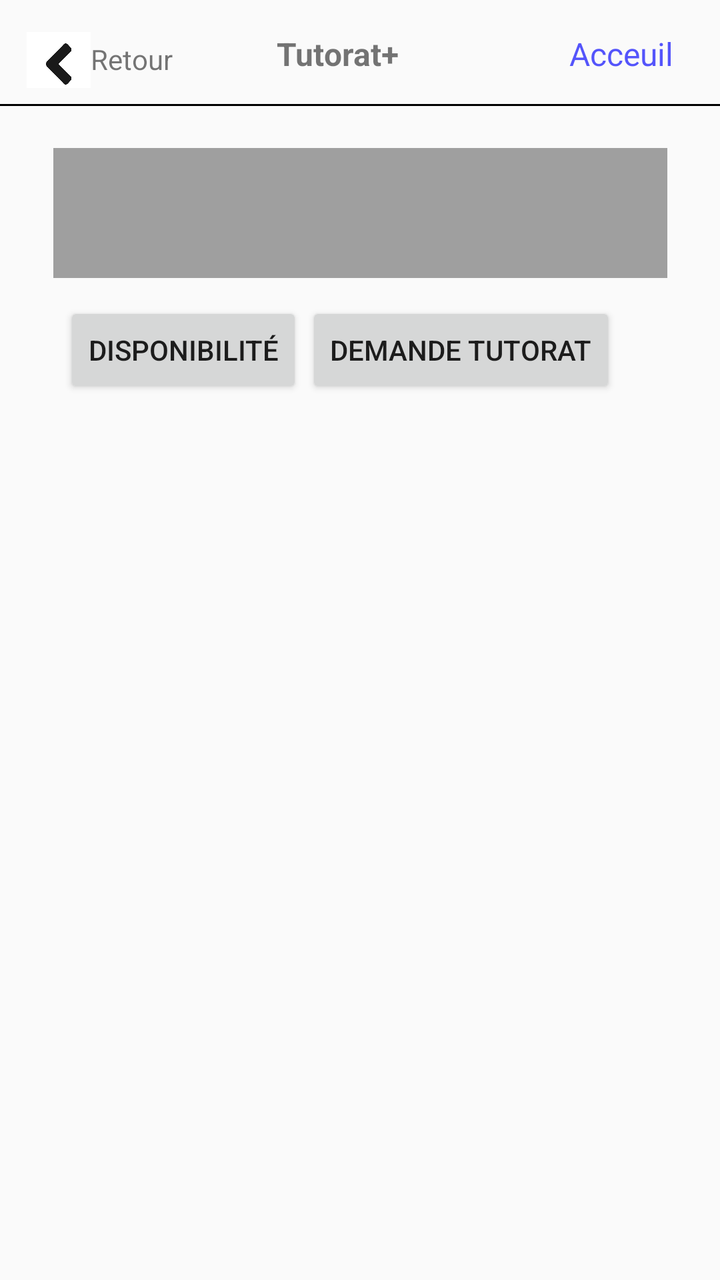
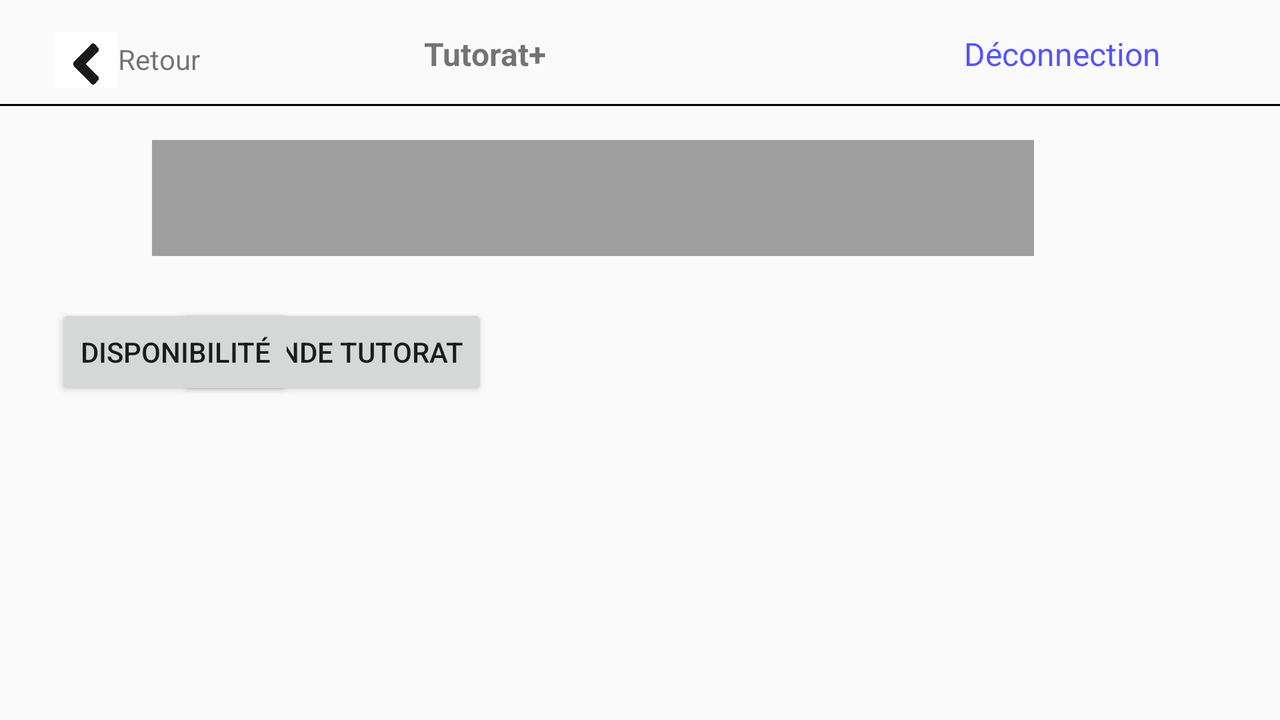

An Android layout and its configuration variant, each rendered on a device that would load it. The default file and the variant file are quoted in full after the pictures.
<!-- AndroidManifest.xml: application theme Theme.TutoratPlus -->
<!-- res/layout/fragment_page_principal_tuteur.xml -->
<?xml version="1.0" encoding="utf-8"?>
<androidx.constraintlayout.widget.ConstraintLayout xmlns:android="http://schemas.android.com/apk/res/android"
    xmlns:tools="http://schemas.android.com/tools"
    android:layout_width="match_parent"
    android:layout_height="match_parent"
    xmlns:app="http://schemas.android.com/apk/res-auto"
    android:orientation="vertical">
    

    

    <LinearLayout
        android:id="@+id/buttonRetour"
        android:layout_width="80dp"
        android:layout_height="28dp"
        android:layout_marginTop="16dp"
        app:layout_constraintEnd_toEndOf="parent"
        app:layout_constraintHorizontal_bias="0.048"
        app:layout_constraintStart_toStartOf="parent"
        app:layout_constraintTop_toTopOf="parent"
        app:layout_constraintVertical_bias="0.21">

        <ImageView
            android:layout_width="32dp"
            android:layout_height="32dp"
            android:src="@drawable/flecheback" />

        <TextView
            android:layout_width="48dp"
            android:layout_height="match_parent"
            android:layout_marginTop="4dp"
            android:text="@string/retour" />

    </LinearLayout>

    <TextView
        android:id="@+id/textTitre"
        android:layout_width="67dp"
        android:layout_height="30dp"
        android:layout_marginTop="16dp"
        android:text="@string/tutorat"
        android:textSize="16sp"
        android:textStyle="bold"
        app:layout_constraintEnd_toEndOf="parent"
        app:layout_constraintHorizontal_bias="0.225"
        app:layout_constraintStart_toEndOf="@+id/buttonRetour"
        app:layout_constraintTop_toTopOf="parent" />

    <TextView
        android:id="@+id/textDeconnexion"
        android:layout_width="wrap_content"
        android:layout_height="wrap_content"
        android:layout_marginTop="16dp"
        android:text="@string/acceuil"
        android:textColor="@color/bleu"
        android:textSize="16sp"
        app:layout_constraintEnd_toEndOf="parent"
        app:layout_constraintHorizontal_bias="0.773"
        app:layout_constraintStart_toEndOf="@+id/textTitre"
        app:layout_constraintTop_toTopOf="parent" />

    <TextView
        android:id="@+id/ligneNoire"
        android:layout_width="match_parent"
        android:layout_height="1dp"
        android:layout_marginTop="6dp"
        android:layout_marginBottom="43dp"
        android:background="#000000"
        android:paddingBottom="2dp"
        android:textSize="16sp"
        android:textStyle="bold"
        app:layout_constraintTop_toBottomOf="@+id/textTitre"
        tools:ignore="MissingConstraints"
        tools:layout_editor_absoluteX="0dp" />

    


    <TextView
        android:id="@+id/afficherNomTuteur"
        android:layout_width="307dp"
        android:layout_height="65dp"
        android:layout_marginTop="28dp"
        android:background="#9F9F9F"
        android:fontFamily="sans-serif-medium"
        android:gravity="center"
        android:padding="20px"
        android:text=""
        android:textColor="#FFFFFF"
        android:textSize="15sp"
        android:textStyle="bold"
        app:layout_constraintEnd_toEndOf="parent"
        app:layout_constraintStart_toStartOf="parent"
        app:layout_constraintTop_toBottomOf="@+id/textTitre"
        tools:ignore="MissingConstraints" />

    <LinearLayout
        android:layout_width="match_parent"
        android:layout_height="wrap_content"
        android:orientation="horizontal"
        tools:ignore="MissingConstraints">

    </LinearLayout>

    <ListView
        android:id="@+id/listeDispoTuteur"
        android:layout_width="356dp"
        android:layout_height="367dp"
        android:layout_marginTop="96dp"
        app:layout_constraintTop_toBottomOf="@+id/afficherNomTuteur"
        tools:ignore="MissingConstraints"
        tools:layout_editor_absoluteX="27dp" />

    <Button
        android:id="@+id/btn_demande"
        android:layout_width="wrap_content"
        android:layout_height="wrap_content"
        android:layout_marginTop="12dp"
        android:layout_marginEnd="52dp"
        android:text="@string/demande_tutorat"
        app:layout_constraintEnd_toEndOf="parent"
        app:layout_constraintTop_toBottomOf="@+id/afficherNomTuteur"
        tools:ignore="MissingConstraints" />

    <Button
        android:id="@+id/btn_rdv"
        android:layout_width="wrap_content"
        android:layout_height="wrap_content"
        android:layout_marginStart="32dp"
        android:layout_marginTop="12dp"
        android:text="@string/disponibilite_btn"
        app:layout_constraintStart_toStartOf="parent"
        app:layout_constraintTop_toBottomOf="@+id/afficherNomTuteur"
        tools:ignore="MissingConstraints" />

</androidx.constraintlayout.widget.ConstraintLayout>
<!-- resources referenced by this layout -->
<resources>
  <color name="bleu">#5454FB</color>
  <!-- drawable flecheback: png bitmap (drawable, 20891 bytes) -->
  <string name="acceuil">Acceuil</string>
  <string name="demande_tutorat">Demande Tutorat</string>
  <string name="disponibilite_btn">Disponibilité</string>
  <string name="retour">Retour</string>
  <string name="tutorat">Tutorat+</string>
  <style name="Theme.TutoratPlus" parent="Base.Theme.TutoratPlus" />
  <style name="Base.Theme.TutoratPlus" parent="Theme.AppCompat.Light.NoActionBar">
          
          
      </style>
</resources>
<!-- res/layout-land/fragment_page_principal_tuteur.xml (the repository's variant of the layout above) -->
<!-- drawn on the phone turned sideways -->
<?xml version="1.0" encoding="utf-8"?>
<androidx.constraintlayout.widget.ConstraintLayout xmlns:android="http://schemas.android.com/apk/res/android"
    xmlns:tools="http://schemas.android.com/tools"
    android:layout_width="match_parent"
    android:layout_height="match_parent"
    xmlns:app="http://schemas.android.com/apk/res-auto"
    android:orientation="vertical">
    

    

    <LinearLayout
        android:id="@+id/buttonRetour"
        android:layout_width="80dp"
        android:layout_height="28dp"
        android:layout_marginTop="16dp"
        app:layout_constraintEnd_toEndOf="parent"
        app:layout_constraintHorizontal_bias="0.048"
        app:layout_constraintStart_toStartOf="parent"
        app:layout_constraintTop_toTopOf="parent"
        app:layout_constraintVertical_bias="0.21">

        <ImageView
            android:layout_width="32dp"
            android:layout_height="32dp"
            android:src="@drawable/flecheback" />

        <TextView
            android:layout_width="48dp"
            android:layout_height="match_parent"
            android:layout_marginTop="4dp"
            android:text="@string/retour" />

    </LinearLayout>

    <TextView
        android:id="@+id/textTitre"
        android:layout_width="67dp"
        android:layout_height="30dp"
        android:layout_marginTop="16dp"
        android:text="@string/tutorat"
        android:textSize="16sp"
        android:textStyle="bold"
        app:layout_constraintEnd_toEndOf="parent"
        app:layout_constraintHorizontal_bias="0.225"
        app:layout_constraintStart_toEndOf="@+id/buttonRetour"
        app:layout_constraintTop_toTopOf="parent" />

    <TextView
        android:id="@+id/textDeconnexion"
        android:layout_width="wrap_content"
        android:layout_height="wrap_content"
        android:layout_marginTop="16dp"
        android:text="@string/deconnection"
        android:textColor="@color/bleu"
        android:textSize="16sp"
        app:layout_constraintEnd_toEndOf="parent"
        app:layout_constraintHorizontal_bias="0.773"
        app:layout_constraintStart_toEndOf="@+id/textTitre"
        app:layout_constraintTop_toTopOf="parent" />

    <TextView
        android:id="@+id/ligneNoire"
        android:layout_width="match_parent"
        android:layout_height="1dp"
        android:layout_marginTop="6dp"
        android:layout_marginBottom="43dp"
        android:background="#000000"
        android:paddingBottom="2dp"
        android:textSize="16sp"
        android:textStyle="bold"
        app:layout_constraintTop_toBottomOf="@+id/textTitre"
        tools:ignore="MissingConstraints"
        tools:layout_editor_absoluteX="0dp" />

    


    <TextView
        android:id="@+id/afficherNomTuteur"
        android:layout_width="441dp"
        android:layout_height="58dp"
        android:layout_marginTop="24dp"
        android:background="#9F9F9F"
        android:fontFamily="sans-serif-medium"
        android:gravity="center"
        android:padding="20px"
        android:text=""
        android:textColor="#FFFFFF"
        android:textSize="34sp"
        android:textStyle="bold"
        app:layout_constraintEnd_toEndOf="parent"
        app:layout_constraintHorizontal_bias="0.382"
        app:layout_constraintStart_toStartOf="parent"
        app:layout_constraintTop_toBottomOf="@+id/textTitre"
        tools:ignore="MissingConstraints" />

    <LinearLayout
        android:layout_width="match_parent"
        android:layout_height="wrap_content"
        android:orientation="horizontal"
        tools:ignore="MissingConstraints">

    </LinearLayout>

    <ListView
        android:id="@+id/listeDispoTuteur"
        android:layout_width="484dp"
        android:layout_height="354dp"
        android:layout_marginTop="12dp"
        app:layout_constraintTop_toBottomOf="@+id/btn_demande"
        tools:ignore="MissingConstraints"
        tools:layout_editor_absoluteX="31dp" />

    <Button
        android:id="@+id/btn_demande"
        android:layout_width="wrap_content"
        android:layout_height="wrap_content"
        android:layout_marginTop="24dp"
        android:layout_marginEnd="396dp"
        android:text="@string/demande_tutorat"
        app:layout_constraintEnd_toEndOf="parent"
        app:layout_constraintTop_toBottomOf="@+id/afficherNomTuteur"
        tools:ignore="MissingConstraints" />

    <Button
        android:id="@+id/btn_rdv"
        android:layout_width="wrap_content"
        android:layout_height="wrap_content"
        android:layout_marginStart="28dp"
        android:layout_marginBottom="8dp"
        android:text="@string/disponibilite_btn"
        app:layout_constraintBottom_toTopOf="@+id/listeDispoTuteur"
        app:layout_constraintStart_toStartOf="parent"
        app:layout_constraintTop_toBottomOf="@+id/afficherNomTuteur"
        app:layout_constraintVertical_bias="0.857"
        tools:ignore="MissingConstraints" />

</androidx.constraintlayout.widget.ConstraintLayout>
<!-- resources referenced by the variant -->
<!-- as the phone turned sideways resolves them -->
<resources>
  <color name="bleu">#5454FB</color>
  <!-- drawable flecheback: png bitmap (drawable, 20891 bytes) -->
  <string name="deconnection">Déconnection</string>
  <string name="demande_tutorat">Demande Tutorat</string>
  <string name="disponibilite_btn">Disponibilité</string>
  <string name="retour">Retour</string>
  <string name="tutorat">Tutorat+</string>
  <style name="Theme.TutoratPlus" parent="Base.Theme.TutoratPlus" />
  <style name="Base.Theme.TutoratPlus" parent="Theme.AppCompat.Light.NoActionBar">
          
          
      </style>
</resources>
